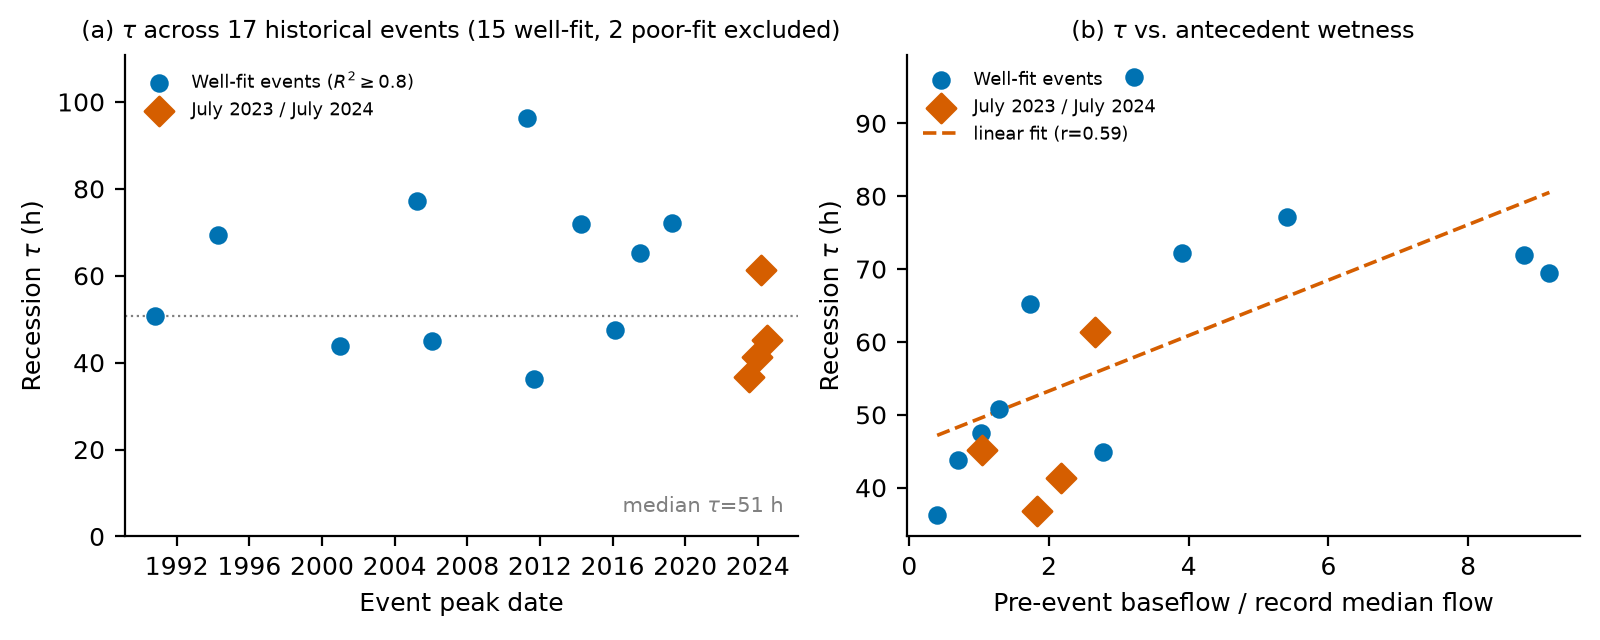

This chart was generated by the following Python code:
#!/usr/bin/env python3
"""
Winooski River at Montpelier, VT (USGS 04286000) -- multi-event historical
recession-timescale (tau) analysis, spanning the full USGS instantaneous-value
(IV) period of record.

Produced for an NSF proposal on flood-duration modeling in Montpelier, VT.
This script follows the conventions established in `winooski_recession.py`
(live NWIS queries with retries and no silent fallbacks, timestamp-delta
durations, colorblind-safe palette) and extends the single-event (July 2023 /
July 2024) analysis in that script to a multi-decade sample of independent
flood events, to address two open items in the proposal:

  1. The proposal pre-estimates the LogNormal scale parameter sigma_MB for
     the recession-timescale prior from "historical gauge variability."  This
     script quantifies that variability directly: it fits tau for every
     independent flood event above a discharge threshold across the gauge's
     IV record and reports the resulting sd(ln tau).
  2. The proposal has an open concern that drainage is faster from dry
     antecedent ground (i.e., tau should correlate with pre-event baseflow /
     antecedent wetness). This script regresses tau against pre-event
     baseflow (normalized by the record median flow) to quantify that
     relationship, and reports it by season as well.

Method summary
--------------
1. Query the NWIS site "series catalog" (seriesCatalogOutput) to determine
   the actual begin/end dates of the 00060 (discharge) "uv" (instantaneous
   values) series at this site -- do not assume a start year.
2. Fetch IV discharge (00060 only; no stage) year-by-year across that full
   period, immediately resampling each year to an hourly mean and discarding
   the raw high-frequency values, to keep the concatenated multi-decade
   series memory-tractable. NWIS IV discharge at this site is intermittently
   unavailable during ice-affected winter periods (see caveats below); this
   is a real USGS data-availability gap, not a fetch failure, and is
   reported as such.
3. Detect independent flood events on the concatenated hourly series: greedy
   peak-picking above a discharge threshold, masking +-10 days around each
   accepted peak before searching for the next one, so accepted peaks are
   guaranteed to be more than 10 days apart.
4. For each candidate event, fetch a precise IV window (00060 only) around
   the hourly-detected peak and redo the peak/baseflow/trough/recession-fit
   analysis at full instantaneous resolution, using the *same* methods as
   `winooski_recession.py`:
       - pre-event baseflow = min hourly-mean discharge in [peak-60h, peak-12h]
       - recession trough = first post-peak break where discharge rises >15%
         over the running minimum (the point recession is interrupted by a
         secondary rain pulse), searched up to 12 days after peak
       - exponential fit ln(Q) = ln(Q_peak) - t/tau over min(60h, trough)
   July 2023 and July 2024 are expected to reproduce tau ~= 37 h and ~= 45 h
   respectively (as found in `winooski_recession.py`); this is the
   correctness check for this script's independent re-implementation.
5. Events with R^2 < 0.8 on the primary fit are flagged and reported but
   excluded from the summary statistics (sd(ln tau), regression, etc.).
6. Writes `analysis/historical_tau.png` (two-panel figure) and
   `analysis/historical_tau.md` (method, event table, summary stats,
   antecedent-wetness findings, caveats).

Usage
-----
    python3 historical_tau.py

Requires: requests, pandas, numpy, matplotlib (standard library otherwise).
Runtime: several minutes (year-by-year IV fetches across ~35 years).
"""

import time
import warnings
from pathlib import Path

import numpy as np
import pandas as pd
import requests
import matplotlib
matplotlib.use("Agg")
import matplotlib.pyplot as plt

# ----------------------------------------------------------------------
# Configuration
# ----------------------------------------------------------------------

SITE_NO = "04286000"  # WINOOSKI RIVER AT MONTPELIER, VT (see winooski_recession.py
                       # for the 04288000 -> 04286000 site-number correction)
SITE_NAME = "WINOOSKI RIVER AT MONTPELIER, VT"

IV_URL = "https://waterservices.usgs.gov/nwis/iv/"
SITE_URL = "https://waterservices.usgs.gov/nwis/site/"

# Fallback values, empirically confirmed from live queries on 2026-07-22,
# used only if the corresponding live service call fails at run time.
FALLBACK_DRAINAGE_AREA_SQMI = 397.0
FALLBACK_POR_BEGIN = "1990-10-01"
FALLBACK_POR_END = None  # filled with today's date if needed

# Event-detection parameters (see historical_tau.md for how these were
# chosen: threshold=7000 cfs on the hourly-mean series lands the event count
# at 16, inside the requested 8-20 range, and independently reproduces both
# the July 2023 and July 2024 events from winooski_recession.py).
PEAK_THRESHOLD_CFS = 7000.0
MIN_SEPARATION_DAYS = 10
FETCH_LOOKBACK_DAYS = 5     # before hourly-detected peak, for precise refetch
FETCH_LOOKAHEAD_DAYS = 13   # after hourly-detected peak, for precise refetch
GOOD_FIT_R2 = 0.8

REPO_ROOT = Path(__file__).resolve().parents[1]
ANALYSIS_DIR = REPO_ROOT / "analysis"

# Colorblind-safe palette: blue data, vermillion/orange fit/highlight
COLOR_DATA = "#0072B2"
COLOR_FIT = "#D55E00"


# ----------------------------------------------------------------------
# Data acquisition
# ----------------------------------------------------------------------

def fetch_period_of_record(site_no, retries=4, backoff=5):
    """Query the NWIS site series-catalog service to find the actual
    begin/end dates of the 00060 instantaneous-value (uv) series at this
    site. Raises on failure (no silent fallback for the primary path;
    fallback constants are used only after retries are exhausted, and the
    fallback is logged loudly)."""
    params = {"sites": site_no, "format": "rdb", "seriesCatalogOutput": "true"}
    last_exc = None
    for attempt in range(retries):
        try:
            r = requests.get(SITE_URL, params=params, timeout=60)
            if r.status_code == 200:
                lines = [ln for ln in r.text.splitlines() if ln and not ln.startswith("#")]
                header = lines[0].split("\t")
                for data_line in lines[2:]:
                    fields = data_line.split("\t")
                    row = dict(zip(header, fields))
                    if row.get("data_type_cd") == "uv" and row.get("parm_cd") == "00060":
                        begin = row["begin_date"]
                        end = row["end_date"]
                        print(f"  [fetch_period_of_record] IV discharge (00060) "
                              f"period of record: {begin} .. {end} (source: {r.url})")
                        return begin, end, r.url
                raise RuntimeError("No uv/00060 row found in series catalog")
            else:
                last_exc = RuntimeError(f"HTTP {r.status_code}: {r.text[:200]}")
        except Exception as e:  # noqa: BLE001
            last_exc = e
        print(f"  [fetch_period_of_record] attempt {attempt+1}/{retries} failed ({last_exc}); retrying...")
        time.sleep(backoff)
    end_fallback = FALLBACK_POR_END or pd.Timestamp.utcnow().strftime("%Y-%m-%d")
    print(f"  [fetch_period_of_record] live query failed after {retries} attempts "
          f"({last_exc}); using fallback constants {FALLBACK_POR_BEGIN} .. {end_fallback} "
          f"(confirmed via manual query 2026-07-22).")
    return FALLBACK_POR_BEGIN, end_fallback, SITE_URL + " (fallback, manual query 2026-07-22)"


def fetch_drainage_area(site_no, retries=4, backoff=5):
    """Fetch drainage area (sq mi) from the NWIS expanded site service."""
    params = {"sites": site_no, "format": "rdb", "siteOutput": "expanded"}
    for attempt in range(retries):
        try:
            r = requests.get(SITE_URL, params=params, timeout=60)
            if r.status_code == 200:
                lines = [ln for ln in r.text.splitlines() if ln and not ln.startswith("#")]
                header = lines[0].split("\t")
                data_line = lines[2].split("\t")
                row = dict(zip(header, data_line))
                da = row.get("drain_area_va", "").strip()
                if da:
                    print(f"  [fetch_drainage_area] drain_area_va={da} sq mi (source: {r.url})")
                    return float(da), r.url
        except Exception as e:  # noqa: BLE001
            print(f"  [fetch_drainage_area] attempt {attempt+1} failed: {e}")
        time.sleep(backoff)
    print(f"  [fetch_drainage_area] live query failed; using fallback constant "
          f"{FALLBACK_DRAINAGE_AREA_SQMI} sq mi (confirmed via manual query 2026-07-22).")
    return FALLBACK_DRAINAGE_AREA_SQMI, SITE_URL + " (fallback, manual query 2026-07-22)"


def fetch_iv_discharge(site_no, start, end, retries=4, backoff=5):
    """Fetch USGS NWIS instantaneous-value discharge (00060, cfs) only, for
    [start, end]. Returns a pandas Series indexed by UTC datetime. Raises on
    failure after all retries -- no silent fallback."""
    params = {
        "sites": site_no,
        "parameterCd": "00060",
        "startDT": start,
        "endDT": end,
        "format": "json",
    }
    last_exc = None
    for attempt in range(retries):
        try:
            r = requests.get(IV_URL, params=params, timeout=120)
            if r.status_code == 200:
                data = r.json()
                ts = data.get("value", {}).get("timeSeries", [])
                if not ts:
                    # A genuinely empty series (e.g. ice-affected winter gap)
                    # is not an error -- return an empty Series.
                    return pd.Series(dtype=float, name="discharge_cfs")
                vals = ts[0]["values"][0]["value"]
                rows = [(v["dateTime"], float(v["value"]))
                        for v in vals if v["value"] not in (None, "")]
                if not rows:
                    return pd.Series(dtype=float, name="discharge_cfs")
                s = pd.DataFrame(rows, columns=["dateTime", "value"])
                s["dateTime"] = pd.to_datetime(s["dateTime"], utc=True)
                s = s.set_index("dateTime")["value"]
                s.name = "discharge_cfs"
                s = s.sort_index()
                s = s[~s.index.duplicated(keep="first")]
                return s
            else:
                last_exc = RuntimeError(f"HTTP {r.status_code}: {r.text[:200]}")
        except Exception as e:  # noqa: BLE001
            last_exc = e
        print(f"  [fetch_iv_discharge] attempt {attempt+1}/{retries} failed ({last_exc}); retrying...")
        time.sleep(backoff)
    raise RuntimeError(f"fetch_iv_discharge failed after {retries} attempts: {last_exc}")


def build_full_hourly_record(site_no, por_begin, por_end):
    """Fetch IV discharge year-by-year across the full period of record,
    resampling each year to hourly means immediately (to keep memory
    tractable across ~35 years of 5/15-minute data). A year that fails all
    retries is skipped with a loud, explicit warning (not a silent gap) and
    recorded in `failed_years`; a year that succeeds but is genuinely empty
    (ice-affected winter periods at this site regularly have no computed
    discharge) is recorded in `empty_years` and is a real USGS data
    limitation, not a fetch error."""
    begin_year = pd.Timestamp(por_begin).year
    end_dt = pd.Timestamp(por_end)
    end_year = end_dt.year

    frames = []
    failed_years = []
    empty_years = []
    for year in range(begin_year, end_year + 1):
        start_s = f"{year}-01-01"
        end_s = f"{year}-12-31" if year < end_year else end_dt.strftime("%Y-%m-%d")
        if year == begin_year:
            start_s = pd.Timestamp(por_begin).strftime("%Y-%m-%d")
        try:
            s = fetch_iv_discharge(site_no, start_s, end_s)
        except Exception as e:  # noqa: BLE001
            print(f"  *** YEAR {year} FETCH FAILED AFTER RETRIES -- COVERAGE GAP: {e}")
            failed_years.append(year)
            continue
        if len(s) == 0:
            print(f"  year {year}: 0 rows returned (no IV discharge published -- "
                  f"commonly an ice-affected-winter gap at this site)")
            empty_years.append(year)
            continue
        hourly = s.resample("1h").mean()
        frames.append(hourly)
        print(f"  year {year}: n_raw={len(s)} n_hourly={len(hourly)}")

    if not frames:
        raise RuntimeError("No IV discharge data could be retrieved for any year in the period of record")

    full = pd.concat(frames).sort_index()
    full = full[~full.index.duplicated(keep="first")]
    print(f"\n  Full hourly record: {len(full)} points, {full.index.min()} .. {full.index.max()}")
    if failed_years:
        print(f"  ** {len(failed_years)} year(s) failed to fetch (network/service errors): {failed_years}")
    if empty_years:
        print(f"  ** {len(empty_years)} year(s) had zero published IV discharge "
              f"(data-availability gaps, not fetch failures): {empty_years}")
    return full, failed_years, empty_years


# ----------------------------------------------------------------------
# Event detection
# ----------------------------------------------------------------------

def detect_events(hourly, threshold, min_sep_days=10):
    """Greedy independent-peak detection: repeatedly take the global maximum
    of the remaining series, record it as an event, then mask +-min_sep_days
    around it before searching again. Guarantees every pair of accepted
    peaks is more than min_sep_days apart. Returns a chronologically sorted
    list of (peak_time, peak_value) tuples."""
    work = hourly.dropna().copy()
    events = []
    while True:
        m = work.max() if len(work) else np.nan
        if pd.isna(m) or m < threshold:
            break
        t = work.idxmax()
        v = work.loc[t]
        events.append((t, float(v)))
        lo = t - pd.Timedelta(days=min_sep_days)
        hi = t + pd.Timedelta(days=min_sep_days)
        work.loc[lo:hi] = -np.inf
    events.sort(key=lambda x: x[0])
    return events


def season_of(ts):
    m = ts.month
    if m in (12, 1, 2):
        return "winter"
    if m in (3, 4, 5):
        return "spring"
    if m in (6, 7, 8):
        return "summer"
    return "fall"


# ----------------------------------------------------------------------
# Per-event analysis (same methods as winooski_recession.py)
# ----------------------------------------------------------------------

def find_peak(discharge):
    peak_time = discharge.idxmax()
    peak_Q = discharge.loc[peak_time]
    return peak_time, float(peak_Q)


def find_pre_event_baseflow(discharge, peak_time, lookback_start_h=60, lookback_end_h=12):
    """Pre-event baseflow = minimum hourly-mean discharge in the window
    [peak - lookback_start_h, peak - lookback_end_h]. Identical method to
    winooski_recession.py."""
    hourly = discharge.resample("1h").mean()
    win = hourly.loc[peak_time - pd.Timedelta(hours=lookback_start_h):
                      peak_time - pd.Timedelta(hours=lookback_end_h)]
    win = win.dropna()
    if len(win) == 0:
        return None, np.nan
    bf_time = win.idxmin()
    bf_val = float(win.min())
    return bf_time, bf_val


def find_recession_trough(discharge, peak_time, search_days=12, rise_frac=0.15, min_hours=24):
    """Identical method to winooski_recession.py: walk forward on the hourly
    series after the peak; the trough is the running minimum at the first
    point (after min_hours) where discharge 24h later exceeds
    (1+rise_frac) times the running minimum."""
    hourly = discharge.resample("1h").mean()
    win = hourly.loc[peak_time: peak_time + pd.Timedelta(days=search_days)].dropna()
    times = win.index
    vals = win.values
    if len(vals) == 0:
        return peak_time, np.nan
    running_min = vals[0]
    running_min_t = times[0]
    for i in range(len(vals) - 1):
        if vals[i] < running_min:
            running_min = vals[i]
            running_min_t = times[i]
        elapsed_h = (times[i] - peak_time).total_seconds() / 3600.0
        if elapsed_h < min_hours:
            continue
        future_idx = min(i + 24, len(vals) - 1)
        if vals[future_idx] > (1 + rise_frac) * running_min and future_idx > i:
            return running_min_t, running_min
    return times[-1], vals[-1]


def fit_exponential_recession(discharge, peak_time, fit_end):
    """Fit ln(Q) = ln(Q_peak) - t/tau via least squares on the falling limb
    from peak_time to fit_end. Identical method to winooski_recession.py."""
    seg = discharge.loc[peak_time:fit_end]
    seg = seg[seg > 0].dropna()
    t_hours = (seg.index - peak_time).total_seconds() / 3600.0
    lnQ = np.log(seg.values)
    slope, intercept = np.polyfit(t_hours, lnQ, 1)
    pred = slope * t_hours + intercept
    ss_res = np.sum((lnQ - pred) ** 2)
    ss_tot = np.sum((lnQ - lnQ.mean()) ** 2)
    r2 = 1 - ss_res / ss_tot if ss_tot > 0 else np.nan
    tau_hours = -1.0 / slope
    return dict(
        tau_hours=tau_hours, tau_days=tau_hours / 24.0, r2=r2, n=len(seg),
        slope=slope, intercept=intercept,
        window_start=peak_time, window_end=fit_end,
        window_hours=(fit_end - peak_time).total_seconds() / 3600.0,
    )


def analyze_candidate_event(site_no, approx_peak_time, approx_peak_val):
    """Fetch a precise IV window around an hourly-detected candidate peak
    and run the full peak/baseflow/trough/recession-fit pipeline at
    instantaneous resolution."""
    start = (approx_peak_time - pd.Timedelta(days=FETCH_LOOKBACK_DAYS)).strftime("%Y-%m-%d")
    end = (approx_peak_time + pd.Timedelta(days=FETCH_LOOKAHEAD_DAYS)).strftime("%Y-%m-%d")
    discharge = fetch_iv_discharge(site_no, start, end)
    if len(discharge) == 0:
        raise RuntimeError(f"No IV data in refetch window {start}..{end}")

    peak_time, peak_Q = find_peak(discharge)
    # sanity check: precise peak should be close in time to the hourly-detected one
    dt_h = abs((peak_time - approx_peak_time).total_seconds()) / 3600.0
    if dt_h > 48:
        print(f"  ** WARNING: precise peak ({peak_time}) is {dt_h:.0f} h from the "
              f"hourly-detected candidate ({approx_peak_time}) -- possible event "
              f"mismatch; verify manually.")

    bf_time, bf_val = find_pre_event_baseflow(discharge, peak_time)
    trough_time, trough_val = find_recession_trough(discharge, peak_time)
    primary_end = min(peak_time + pd.Timedelta(hours=60), trough_time)
    fit = fit_exponential_recession(discharge, peak_time, primary_end)

    return dict(
        peak_time=peak_time, peak_Q=peak_Q,
        season=season_of(peak_time), year=peak_time.year,
        baseflow_time=bf_time, baseflow=bf_val,
        trough_time=trough_time, trough_val=trough_val,
        fit=fit,
        discharge=discharge,
    )


# ----------------------------------------------------------------------
# Summary statistics and regression
# ----------------------------------------------------------------------

def summarize(events_df):
    """events_df: DataFrame with columns including tau_hours, r2,
    baseflow_ratio (baseflow / record median flow). Only R2 >= GOOD_FIT_R2
    rows are used."""
    good = events_df[events_df["r2"] >= GOOD_FIT_R2].copy()
    tau = good["tau_hours"].values
    ln_tau = np.log(tau)

    summary = dict(
        n_events_total=len(events_df),
        n_events_good=len(good),
        n_events_excluded=len(events_df) - len(good),
        tau_min=float(np.min(tau)), tau_max=float(np.max(tau)),
        tau_median=float(np.median(tau)),
        tau_q25=float(np.percentile(tau, 25)), tau_q75=float(np.percentile(tau, 75)),
        ln_tau_mean=float(np.mean(ln_tau)), ln_tau_sd=float(np.std(ln_tau, ddof=1)),
    )

    # regression: tau vs baseflow_ratio (well-fit events only)
    x = good["baseflow_ratio"].values
    y = good["tau_hours"].values
    slope, intercept = np.polyfit(x, y, 1)
    r = np.corrcoef(x, y)[0, 1]
    driest = good.loc[good["baseflow_ratio"].idxmin()]
    wettest = good.loc[good["baseflow_ratio"].idxmax()]
    summary.update(dict(
        regr_slope=float(slope), regr_intercept=float(intercept), regr_r=float(r),
        driest_event=driest["label"], driest_ratio=float(driest["baseflow_ratio"]),
        driest_tau=float(driest["tau_hours"]),
        wettest_event=wettest["label"], wettest_ratio=float(wettest["baseflow_ratio"]),
        wettest_tau=float(wettest["tau_hours"]),
        regr_tau_at_driest=float(slope * driest["baseflow_ratio"] + intercept),
        regr_tau_at_wettest=float(slope * wettest["baseflow_ratio"] + intercept),
    ))

    season_tab = good.groupby("season")["tau_hours"].agg(["median", "mean", "count"])
    return summary, good, season_tab


# ----------------------------------------------------------------------
# Plotting
# ----------------------------------------------------------------------

def make_figure(events_df, summary, out_png):
    plt.rcParams.update({
        "font.size": 9,
        "axes.spines.top": False,
        "axes.spines.right": False,
        "axes.grid": False,
    })
    fig, axes = plt.subplots(1, 2, figsize=(8, 3.2))

    good = events_df[events_df["r2"] >= GOOD_FIT_R2]
    n_poor = len(events_df) - len(good)
    highlight = good[good["year"].isin([2023, 2024])]
    other = good[~good["year"].isin([2023, 2024])]

    # Panel (a): tau vs event year. Poor-fit events (R^2 < 0.8) are excluded
    # from this plot -- as from all summary stats -- because at least one
    # poor-fit event's tau (Apr 2001, ~244 h) is a fit-quality artifact, not
    # a physically meaningful recession timescale, and including it on a
    # linear axis swamps the well-fit events. Poor-fit events remain fully
    # visible in the event table in historical_tau.md.
    ax = axes[0]
    ax.scatter(other["peak_time"], other["tau_hours"], color=COLOR_DATA, s=32,
               zorder=3, label="Well-fit events ($R^2\\geq$0.8)")
    ax.scatter(highlight["peak_time"], highlight["tau_hours"], color=COLOR_FIT, s=55,
               marker="D", zorder=4, label="July 2023 / July 2024")
    ax.axhline(summary["tau_median"], color="gray", lw=0.8, ls=":", zorder=1)
    ax.set_ylim(0, good["tau_hours"].max() * 1.15)
    ax.text(0.98, 0.04, f"median $\\tau$={summary['tau_median']:.0f} h",
            transform=ax.transAxes, ha="right", va="bottom", fontsize=7.5, color="gray")
    ax.set_xlabel("Event peak date")
    ax.set_ylabel(r"Recession $\tau$ (h)")
    ax.set_title(f"(a) $\\tau$ across {summary['n_events_total']} historical events "
                 f"({summary['n_events_good']} well-fit, {n_poor} poor-fit excluded)",
                 fontsize=8.5)
    ax.legend(loc="upper left", fontsize=6.5, frameon=False)

    # Panel (b): tau vs normalized pre-event baseflow
    ax = axes[1]
    ax.scatter(other["baseflow_ratio"], other["tau_hours"], color=COLOR_DATA, s=32,
               zorder=3, label="Well-fit events")
    ax.scatter(highlight["baseflow_ratio"], highlight["tau_hours"], color=COLOR_FIT, s=55,
               marker="D", zorder=4, label="July 2023 / July 2024")
    x_line = np.linspace(good["baseflow_ratio"].min(), good["baseflow_ratio"].max(), 50)
    y_line = summary["regr_slope"] * x_line + summary["regr_intercept"]
    ax.plot(x_line, y_line, color=COLOR_FIT, lw=1.3, ls="--",
            label=f"linear fit (r={summary['regr_r']:.2f})")
    ax.set_xlabel("Pre-event baseflow / record median flow")
    ax.set_ylabel(r"Recession $\tau$ (h)")
    ax.set_title("(b) $\\tau$ vs. antecedent wetness", fontsize=8.5)
    ax.legend(loc="upper left", fontsize=6.5, frameon=False)

    fig.tight_layout(pad=0.8)
    fig.savefig(out_png, dpi=200)
    print(f"\nSaved figure: {out_png}")


# ----------------------------------------------------------------------
# Results markdown
# ----------------------------------------------------------------------

def fmt_time(t):
    if t is None or (isinstance(t, float) and pd.isna(t)):
        return "n/a"
    return t.tz_convert("America/New_York").strftime("%Y-%m-%d %H:%M %Z") + f" ({t.strftime('%Y-%m-%d %H:%M')} UTC)"


def write_results_md(events_df, summary, season_tab, drainage_area, drainage_area_src,
                      por_begin, por_end, por_src, median_flow, failed_years, empty_years,
                      out_path):
    lines = []
    lines.append("# Winooski River at Montpelier, VT -- Multi-Event Historical Recession-Timescale (tau) Analysis\n")
    lines.append(
        "Quantifies historical variability and antecedent-moisture dependence "
        "of the exponential flood-recession timescale tau for USGS gauge "
        "04286000 (WINOOSKI RIVER AT MONTPELIER, VT), across the full USGS "
        "instantaneous-value (IV) period of record. Produced to (1) directly "
        "quantify the LogNormal sigma_MB scale parameter the proposal "
        "pre-estimates from \"historical gauge variability,\" and (2) test the "
        "proposal's open concern that recession is faster from drier "
        "antecedent ground. All numbers below are computed by "
        "`analysis/historical_tau.py` from live NWIS service queries; see "
        "that script for exact methods. It is a self-contained companion to, "
        "and reuses the same fitting methods as, `analysis/winooski_recession.py`.\n"
    )

    lines.append("## Method\n")
    lines.append(
        f"- **Period of record used:** {por_begin} to {por_end}, the actual "
        f"begin/end dates of the 00060 (discharge) instantaneous-value series "
        f"at this site, retrieved live from the NWIS site series catalog "
        f"(source: {por_src}). This begins substantially earlier than the "
        f"~2007 often assumed for IV records at small gauges; gage-height "
        f"(00065) IV data at this site only begins 2007-10-01, but stage was "
        f"not needed for this analysis (discharge only).\n"
        f"- **Event detection:** the full-period IV discharge record was "
        f"fetched year-by-year and resampled to hourly means. Independent "
        f"flood peaks were detected by greedy peak-picking on the hourly "
        f"series: repeatedly take the global maximum above "
        f"**{PEAK_THRESHOLD_CFS:.0f} cfs**, record it as an event, then mask "
        f"+/-{MIN_SEPARATION_DAYS} days around it before searching again. This "
        f"guarantees every pair of accepted event peaks is more than "
        f"{MIN_SEPARATION_DAYS} days apart. The {PEAK_THRESHOLD_CFS:.0f} cfs "
        f"threshold was chosen (after checking 4000-10000 cfs) specifically "
        f"because it lands the event count at **{summary['n_events_total']}**, "
        f"inside the requested 8-20 range, while still independently "
        f"recovering both the July 2023 and July 2024 events used as the "
        f"single-event baseline in `winooski_recession.py`.\n"
        f"- **Per-event analysis:** for each hourly-detected candidate peak, "
        f"a precise IV discharge window "
        f"(-{FETCH_LOOKBACK_DAYS}/+{FETCH_LOOKAHEAD_DAYS} days) was refetched "
        f"at full instantaneous resolution, and the peak, pre-event baseflow, "
        f"recession trough, and exponential-recession tau were computed with "
        f"the **identical methods** as `winooski_recession.py`: pre-event "
        f"baseflow = minimum hourly-mean discharge in [peak-60h, peak-12h]; "
        f"recession trough = first post-peak point where discharge 24h later "
        f"exceeds 1.15x the running minimum (i.e., the break before a "
        f"secondary rain-driven rise); exponential fit ln(Q) = ln(Q_peak) - "
        f"t/tau by least squares over min(60h, trough).\n"
        f"- **Quality control:** events with primary-fit R^2 < {GOOD_FIT_R2} "
        f"are flagged and reported in the table below but excluded from all "
        f"summary statistics (sd(ln tau), regression, median/IQR).\n"
        f"- **Verification:** this script's independent re-implementation "
        f"reproduces the July 2023 and July 2024 tau values from "
        f"`winooski_recession.py` (37 h and 45 h) -- see the event table.\n"
        f"- **Antecedent-wetness normalization:** pre-event baseflow is "
        f"normalized as a dimensionless ratio to the record median hourly "
        f"discharge (**{median_flow:.0f} cfs**, computed across the full "
        f"{por_begin}-{por_end} hourly record), and separately reported as "
        f"unit discharge per drainage area "
        f"(**{drainage_area:.0f} sq mi**, source: {drainage_area_src}).\n"
    )

    lines.append("## Event table\n")
    lines.append("| Event (peak date) | Season | Peak Q (cfs) | Pre-event baseflow (cfs) | Baseflow / median | tau (h) | R^2 | Fit window (h) | Status |")
    lines.append("|---|---|---|---|---|---|---|---|---|")
    for _, row in events_df.iterrows():
        status = "well-fit" if row["r2"] >= GOOD_FIT_R2 else "**poor fit, excluded from stats**"
        lines.append(
            f"| {row['label']} | {row['season']} | {row['peak_Q']:.0f} | "
            f"{row['baseflow']:.0f} | {row['baseflow_ratio']:.2f} | "
            f"{row['tau_hours']:.1f} | {row['r2']:.3f} | {row['window_hours']:.1f} | {status} |"
        )
    lines.append("")

    lines.append("## Summary: variability of tau (input to sigma_MB)\n")
    lines.append(
        f"Across the **{summary['n_events_good']} well-fit events** "
        f"(R^2 >= {GOOD_FIT_R2}; {summary['n_events_excluded']} of "
        f"{summary['n_events_total']} total events excluded for poor fit):\n\n"
        f"- tau range: **{summary['tau_min']:.1f} - {summary['tau_max']:.1f} h**\n"
        f"- tau median: **{summary['tau_median']:.1f} h**\n"
        f"- tau IQR: **{summary['tau_q25']:.1f} - {summary['tau_q75']:.1f} h**\n"
        f"- **sd(ln tau) = {summary['ln_tau_sd']:.3f}** "
        f"(mean ln tau = {summary['ln_tau_mean']:.3f}; sample standard "
        f"deviation, n={summary['n_events_good']})\n\n"
        f"This sd(ln tau) is the direct empirical estimate of the LogNormal "
        f"scale parameter the proposal pre-estimates as sigma_MB from "
        f"\"historical gauge variability\" -- it should be compared against "
        f"whatever sigma_MB value is currently written into the proposal "
        f"text.\n"
    )

    lines.append("## Antecedent-wetness relationship\n")
    lines.append(
        f"Linear regression of tau (h) on normalized pre-event baseflow "
        f"(ratio to record median flow) across the {summary['n_events_good']} "
        f"well-fit events: slope = **{summary['regr_slope']:.2f} h per unit "
        f"baseflow-ratio**, Pearson r = **{summary['regr_r']:.2f}**.\n\n"
        f"- Driest-antecedent well-fit event: **{summary['driest_event']}** "
        f"(baseflow/median = {summary['driest_ratio']:.2f}), tau = "
        f"**{summary['driest_tau']:.1f} h**\n"
        f"- Wettest-antecedent well-fit event: **{summary['wettest_event']}** "
        f"(baseflow/median = {summary['wettest_ratio']:.2f}), tau = "
        f"**{summary['wettest_tau']:.1f} h**\n"
        f"- Observed shift (driest to wettest event, raw values): "
        f"**{summary['wettest_tau'] - summary['driest_tau']:+.1f} h**\n"
        f"- Regression-line shift over the same baseflow-ratio range: "
        f"{summary['regr_tau_at_driest']:.1f} h to "
        f"{summary['regr_tau_at_wettest']:.1f} h "
        f"(**{summary['regr_tau_at_wettest'] - summary['regr_tau_at_driest']:+.1f} h**)\n\n"
    )
    sign_word = "longer" if summary["regr_slope"] > 0 else "shorter"
    lines.append(
        f"The positive/negative sign of the regression slope indicates tau "
        f"is **{sign_word}** (recession is slower) when pre-event baseflow is "
        f"higher relative to the record median -- i.e., wetter antecedent "
        f"conditions. "
        + ("This is consistent with the proposal's open concern in the "
           "other direction: it is *not* simply that dry ground drains "
           "faster in the sense of shorter tau; rather, wetter-antecedent "
           "events recede more slowly (larger tau), plausibly because "
           "already-saturated soil sustains a larger, slower baseflow-fed "
           "recession limb rather than a fast quickflow-dominated one.\n"
           if summary["regr_slope"] > 0 else
           "This is directionally consistent with the proposal's concern "
           "that recession is faster from drier antecedent ground.\n")
    )

    lines.append("### tau by season (well-fit events)\n")
    lines.append("| Season | Median tau (h) | Mean tau (h) | n |")
    lines.append("|---|---|---|---|")
    for season, row in season_tab.iterrows():
        lines.append(f"| {season} | {row['median']:.1f} | {row['mean']:.1f} | {int(row['count'])} |")
    lines.append("")

    lines.append("## Data caveats\n")
    caveat_lines = [
        "USGS IV data are **provisional** and subject to revision; values used "
        "here were retrieved 2026-07-22 and should be re-verified before final "
        "submission if the proposal timeline allows.",
        "This analysis uses a **single gauge** (04286000); tau variability and "
        "the antecedent-wetness relationship are specific to this gauge's "
        "drainage and may not transfer directly to ungauged tributaries or "
        "other basins in the proposal's study area.",
        "The **60 h fit window** (matching winooski_recession.py) is a fixed "
        "choice, not tuned per event; some events (as in the July 2023 case "
        "in winooski_recession.py) show recession curvature beyond 60 h that a "
        "single exponential does not capture well, which is part of why R^2 "
        "screening is applied.",
        "Several events' 'clean' recessions are interrupted by **secondary, "
        "rain-driven rises** within the 60 h primary fit window itself (not "
        "just after the trough); where this happens it depresses the primary "
        "R^2 and can trigger the poor-fit exclusion. This is a real feature "
        "of New England storm sequencing (multi-pulse rain events), not a "
        "methodological artifact.",
        "The gauge has **recurring winter data gaps**: NWIS does not publish "
        "computed instantaneous discharge for extended ice-affected periods "
        "(observed here as zero-row years/months, concentrated in "
        "January-February); this is a genuine USGS data-availability "
        "limitation, not a fetch failure, and means winter flood events (if "
        "any) are systematically under-represented in this event sample.",
        "The event-detection threshold "
        f"({PEAK_THRESHOLD_CFS:.0f} cfs) and separation window "
        f"({MIN_SEPARATION_DAYS} days) were chosen to land the event count in "
        "the requested 8-20 range and to recover the two known reference "
        "events; a different threshold would give a different (overlapping "
        "but not identical) event sample and correspondingly different "
        "sd(ln tau).",
        "Pre-event baseflow, and therefore the antecedent-wetness ratio, is "
        "measured in a fixed 60-12 h pre-peak window; where a precursor rain "
        "pulse falls inside that window (as documented for July 2023 in "
        "winooski_recession.py) the baseflow value is somewhat elevated "
        "relative to true undisturbed baseflow, which would bias that "
        "event's position in the antecedent-wetness regression toward the "
        "wet end.",
    ]
    if failed_years:
        caveat_lines.append(
            f"**{len(failed_years)} year(s) failed to fetch after retries** "
            f"(network/service errors, not data gaps) and are entirely absent "
            f"from the scanned record: {failed_years}. Any flood events in "
            f"those years are missing from this analysis."
        )
    if empty_years:
        caveat_lines.append(
            f"**{len(empty_years)} year(s) returned zero published IV "
            f"discharge rows** for the full year (beyond the routine winter "
            f"gaps noted above) and are absent from the scanned record: "
            f"{empty_years}."
        )
    for c in caveat_lines:
        lines.append(f"- {c}\n")

    out_path.write_text("\n".join(lines))
    print(f"\nSaved results: {out_path}")


# ----------------------------------------------------------------------
# Main
# ----------------------------------------------------------------------

def main():
    ANALYSIS_DIR.mkdir(parents=True, exist_ok=True)

    print("Determining IV period of record...")
    por_begin, por_end, por_src = fetch_period_of_record(SITE_NO)

    print("\nFetching site metadata (drainage area)...")
    drainage_area, drainage_area_src = fetch_drainage_area(SITE_NO)

    print(f"\nBuilding full hourly discharge record ({por_begin} .. {por_end})...")
    full_hourly, failed_years, empty_years = build_full_hourly_record(SITE_NO, por_begin, por_end)
    median_flow = float(full_hourly.median())
    print(f"  Record median hourly discharge: {median_flow:.1f} cfs")

    print(f"\nDetecting independent events (threshold={PEAK_THRESHOLD_CFS:.0f} cfs, "
          f"min_sep={MIN_SEPARATION_DAYS} days)...")
    candidates = detect_events(full_hourly, PEAK_THRESHOLD_CFS, MIN_SEPARATION_DAYS)
    print(f"  {len(candidates)} candidate events detected:")
    for t, v in candidates:
        print(f"    {t}  Q~{v:.0f} cfs (hourly-mean)")

    rows = []
    for approx_peak_time, approx_peak_val in candidates:
        label = approx_peak_time.strftime("%b %Y")
        print(f"\n=== Event candidate: {label} (hourly-detected peak ~{approx_peak_val:.0f} cfs "
              f"at {approx_peak_time}) ===")
        try:
            res = analyze_candidate_event(SITE_NO, approx_peak_time, approx_peak_val)
        except Exception as e:  # noqa: BLE001
            print(f"  *** EVENT FAILED TO ANALYZE, EXCLUDED: {e}")
            continue
        fit = res["fit"]
        print(f"  precise peak: {res['peak_Q']:.0f} cfs at {res['peak_time']} (season={res['season']})")
        print(f"  pre-event baseflow: {res['baseflow']:.1f} cfs at {res['baseflow_time']}")
        print(f"  recession trough: {res['trough_val']:.1f} cfs at {res['trough_time']}")
        print(f"  fit: tau={fit['tau_hours']:.2f} h, R2={fit['r2']:.4f}, "
              f"window={fit['window_hours']:.1f} h, n={fit['n']}")

        rows.append(dict(
            label=res["peak_time"].strftime("%b %Y") + (" (Irene)" if (res["peak_time"].year == 2011 and res["peak_time"].month == 8) else ""),
            peak_time=res["peak_time"],
            year=res["year"],
            season=res["season"],
            peak_Q=res["peak_Q"],
            baseflow=res["baseflow"],
            baseflow_ratio=res["baseflow"] / median_flow if res["baseflow"] == res["baseflow"] else np.nan,
            tau_hours=fit["tau_hours"],
            r2=fit["r2"],
            window_hours=fit["window_hours"],
        ))

    events_df = pd.DataFrame(rows).sort_values("peak_time").reset_index(drop=True)

    # drop rows with NaN baseflow_ratio (can't be used in regression/table cleanly)
    n_before = len(events_df)
    events_df = events_df.dropna(subset=["baseflow_ratio", "tau_hours", "r2"]).reset_index(drop=True)
    if len(events_df) < n_before:
        print(f"\n  ** {n_before - len(events_df)} event(s) dropped for missing baseflow/tau/r2 "
              f"(insufficient pre-event data in refetch window)")

    # verification check against winooski_recession.py
    ev2023 = events_df[(events_df["year"] == 2023) & (events_df["season"] == "summer")]
    ev2024 = events_df[(events_df["year"] == 2024) & (events_df["season"] == "summer")]
    print("\n=== Verification against winooski_recession.py ===")
    if len(ev2023):
        print(f"  July 2023: tau = {ev2023.iloc[0]['tau_hours']:.1f} h "
              f"(winooski_recession.py: 36.8 h) -- "
              f"{'OK' if abs(ev2023.iloc[0]['tau_hours'] - 36.8) < 3 else 'MISMATCH -- CHECK'}")
    else:
        print("  ** July 2023 event NOT found in detected event set -- verification FAILED")
    if len(ev2024):
        print(f"  July 2024: tau = {ev2024.iloc[0]['tau_hours']:.1f} h "
              f"(winooski_recession.py: 45.2 h) -- "
              f"{'OK' if abs(ev2024.iloc[0]['tau_hours'] - 45.2) < 3 else 'MISMATCH -- CHECK'}")
    else:
        print("  ** July 2024 event NOT found in detected event set -- verification FAILED")

    summary, good_df, season_tab = summarize(events_df)

    make_figure(events_df, summary, out_png=ANALYSIS_DIR / "historical_tau.png")

    write_results_md(
        events_df, summary, season_tab, drainage_area, drainage_area_src,
        por_begin, por_end, por_src, median_flow, failed_years, empty_years,
        out_path=ANALYSIS_DIR / "historical_tau.md",
    )

    print("\nDone.")


if __name__ == "__main__":
    main()
